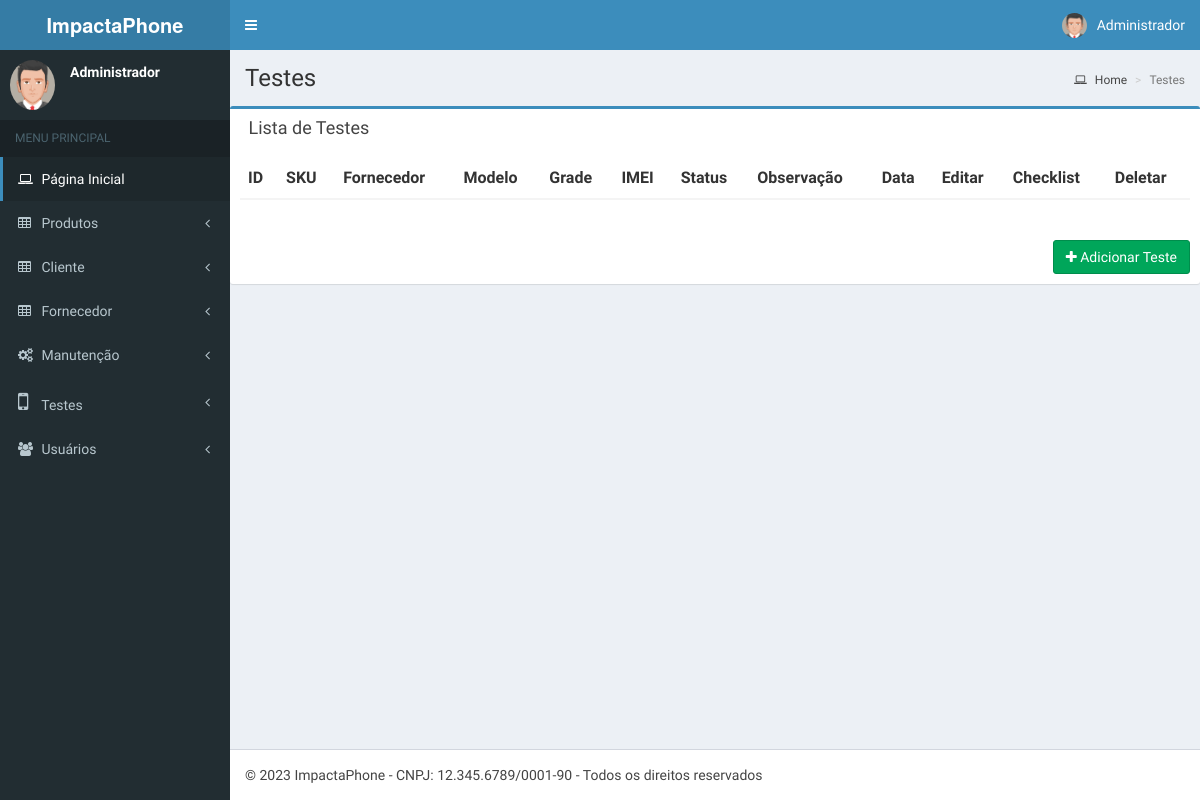
Page /interface/teste/index.php (signed in) on the earlier database version.
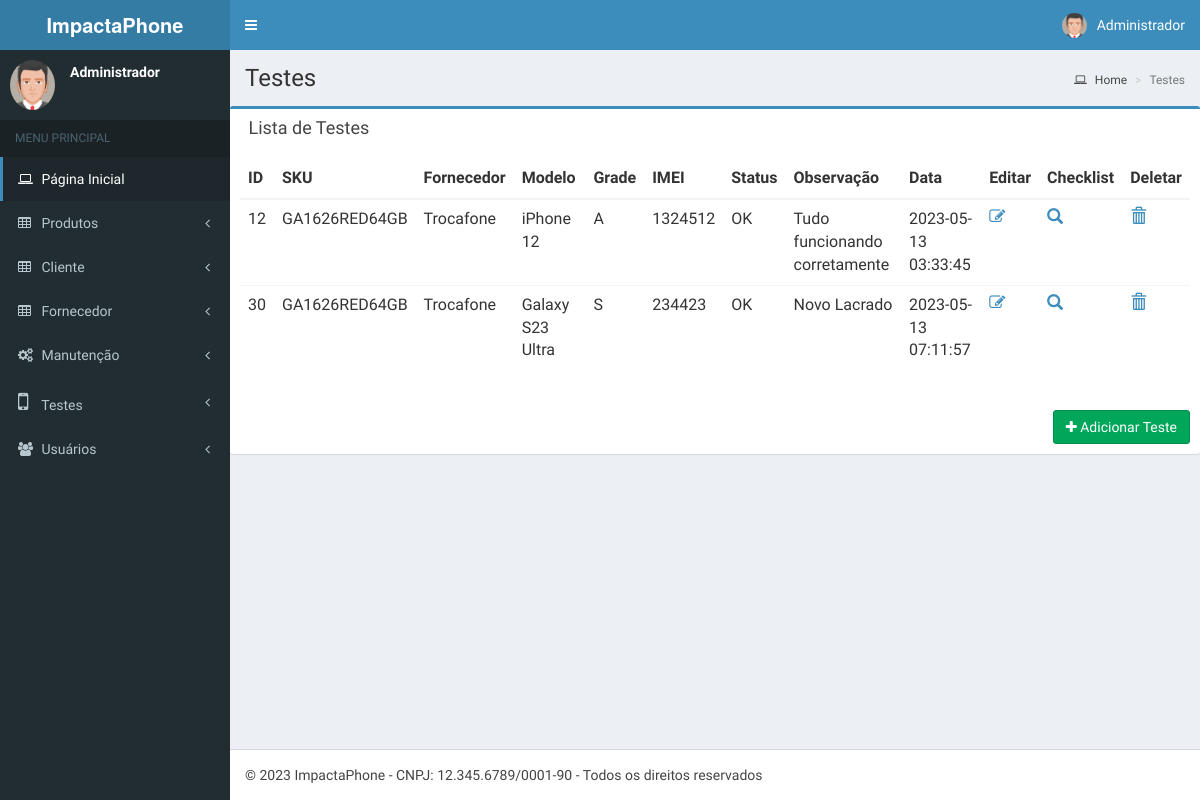
Same page on the later database version.
### tables this page shows
CREATE TABLE IF NOT EXISTS `teste` (
  `idTeste` int NOT NULL AUTO_INCREMENT,
  `ModeloTeste` varchar(100) NOT NULL,
  `GradeTeste` varchar(10) NOT NULL,
  `IMEITeste` varchar(50) NOT NULL,
  `StatusTeste` varchar(50) NOT NULL,
  `ObsTeste` varchar(50) NOT NULL,
  `Wifi` varchar(50) NOT NULL,
  `ConectorUSB` varchar(50) NOT NULL,
  `ConectorP2` varchar(50) NOT NULL,
  `Bateria` varchar(50) NOT NULL,
  `Display` varchar(50) NOT NULL,
  `Touch` varchar(50) NOT NULL,
  `Biometria` varchar(50) NOT NULL,
  `Botoes` varchar(50) NOT NULL,
  `Vibracall` varchar(50) NOT NULL,
  `CamT` varchar(50) NOT NULL,
  `CamF` varchar(50) NOT NULL,
  `Flash` varchar(50) NOT NULL,
  `Chip1` varchar(50) NOT NULL,
  `Chip2` varchar(50) NOT NULL,
  `AntRede` varchar(50) NOT NULL,
  `Mic1` varchar(50) NOT NULL,
  `Mic2` varchar(50) NOT NULL,
  `Sensor` varchar(50) NOT NULL,
  `VivaVoz` varchar(50) NOT NULL,
  `SiriGoogle` varchar(50) NOT NULL,
  `Carcaca` varchar(50) NOT NULL,
  `Tela` varchar(50) NOT NULL,
  `Traseira` varchar(50) NOT NULL,
  `TesteAtivo` int NOT NULL,
  `TestePublic` int NOT NULL,
  `Produto_CodRefProduto` int NOT NULL,
  `Fornecedor_idFornecedor` int NOT NULL,
  `Usuario_idUser` int NOT NULL,
  `DataTeste` timestamp NOT NULL DEFAULT CURRENT_TIMESTAMP,
  PRIMARY KEY (`idTeste`),
  KEY `fk_Teste_Produto1_idx` (`Produto_CodRefProduto`),
  KEY `fk_Teste_Fornecedor1_idx` (`Fornecedor_idFornecedor`),
  KEY `fk_Teste_Usuario1_idx` (`Usuario_idUser`)
);

CREATE TABLE IF NOT EXISTS `produtos` (
  `CodRefProduto` int NOT NULL AUTO_INCREMENT,
  `skuProduto` varchar(75) NOT NULL,
  `NomeProduto` varchar(75) NOT NULL,
  `Ativo` int NOT NULL,
  `PublicProduto` int NOT NULL,
  `Usuario_idUser` int NOT NULL,
  PRIMARY KEY (`CodRefProduto`),
  KEY `fk_Produto_Usuario_idx` (`Usuario_idUser`)
);

CREATE TABLE IF NOT EXISTS `fornecedor` (
  `idFornecedor` int NOT NULL AUTO_INCREMENT,
  `NomeFornecedor` varchar(75) NOT NULL,
  `CNPJFornecedor` varchar(75) NOT NULL,
  `EmailFornecedor` varchar(75) NOT NULL,
  `EnderecoFornecedor` varchar(75) NOT NULL,
  `TelefoneFornecedor` varchar(75) NOT NULL,
  `Public` int NOT NULL,
  `Ativo` int NOT NULL,
  `Usuario_idUser` int NOT NULL,
  PRIMARY KEY (`idFornecedor`),
  KEY `fk_Fornecedor_Usuario1_idx` (`Usuario_idUser`)
);

### App/Models/connect.php (called while the page is built, shortened)
<?php
class Connect{
	var $localhost = "localhost";
	var $root = "root";
	var $passwd = "";
	public function __construct()
	{
		$this->SQL = mysqli_connect($this->localhost, $this->root, $this->passwd);
	}
}

### App/Models/teste.class.php (the view, shortened to what the changed rows need)
<?php
   require_once 'connect.php';
   class Teste extends Connect{
   	public function index($value){
   		$this->query = "SELECT * FROM `teste`,`fornecedor`,`produtos` WHERE (`Fornecedor_idFornecedor` = `idFornecedor` AND `Produto_CodRefProduto` = `CodRefProduto`) AND `TestePublic` = '$value'";
   		$this->result = mysqli_query($this->SQL, $this->query) or die ( mysqli_error($this->SQL));
   		if($this->result){
        echo '<table class="table">
    <thead class="thead-inverse">
      <tr>
        <th>ID</th>
        <th>SKU</th>
        <th>Fornecedor</th>
        <th>Modelo</th>
        <th>Grade</th>
        <th>IMEI</th>
        <th>Status</th>
        <th>Observação</th>
        <th>Data</th>
        <th>Editar</th>
        <th>Checklist</th>
        <th>Deletar</th>
      </tr>
    </thead>
    <tbody>';
   			while ($row = mysqli_fetch_array($this->result)) {
          echo '<tr>';
          echo '<td>'.$row['idTeste'].'</td>
          <td>'.$row['skuProduto'].'</td>
          <td>'.$row['NomeFornecedor'].'</td>
          <td>'.$row['ModeloTeste'].'</td>
          <td>'.$row['GradeTeste'].'</td>
          <td>'.$row['IMEITeste'].'</td>
          <td>'.$row['StatusTeste'].'</td>
          <td>'.$row['ObsTeste'].'</td>
          <td>'.$row['DataTeste'].'</td>
          <td>
                <a href="editteste.php?q='.$row['idTeste'].'"><i class="fa fa-edit"></i></a>
          </td>
          <td>
                    <a href="" data-toggle="modal" data-target="#ModalChecklist'.$row['idTeste'].'">';
                    if($row['TestePublic'] == 0){echo '<i class="glyphicon glyphicon-search" aria-hidden="true"></i>';}else{ echo '<i class="glyphicon glyphicon-search" aria-hidden="true"></i>';}
                    echo '</a>
                    <div>
                    <form id="relatorioChecklist'.$row['idTeste'].'" name="relatorioChecklist'.$row['idTeste'].'" action="" method="" style="color:#000;">
                    <div class="modal fade" id="ModalChecklist'.$row['idTeste'].'" tabindex="-1" role="dialog" aria-labelledby="myModalLabel">
                            <b>Wifi:</b> '.$row['Wifi'].'
                            <b>Conector USB:</b> '.$row['ConectorUSB'].'
                            <b>Conector P2:</b> '.$row['ConectorP2'].'
                            <b>Bateria:</b> '.$row['Bateria'].'
                            <b>Display:</b> '.$row['Display'].'
                            <b>Touch:</b> '.$row['Touch'].'
                            <b>Biometria:</b> '.$row['Biometria'].'
                            <b>Botões:</b> '.$row['Botoes'].'
                            <b>Vibracall:</b> '.$row['Vibracall'].'
                            <b>Câmera Traseira:</b> '.$row['CamT'].'
                            <b>Câmera Frontal:</b> '.$row['CamF'].'
                            <b>Flash:</b> '.$row['Flash'].'
                            <b>Chip 1:</b> '.$row['Chip1'].'
                            <b>Chip 2:</b> '.$row['Chip2'].'
                            <b>Antena de Rede:</b> '.$row['AntRede'].'
                            <b>Mic 1:</b> '.$row['Mic1'].'
                            <b>Mic 2:</b> '.$row['Mic2'].'
                            <b>Sensor:</b> '.$row['Sensor'].'
                            <b>Viva-Voz:</b> '.$row['VivaVoz'].'
                            <b>Siri/Google:</b> '.$row['SiriGoogle'].'
                            <b>Carcaça:</b> '.$row['Carcaca'].'
                            <b>Tela:</b> '.$row['Tela'].'
                            <b>Traseira:</b> '.$row['Traseira'].'
                            <input type="hidden" id="idTeste" name="idTeste" value="'.$row['idTeste'].'">
                      </div>
                      </form></div>
          </td>
          <td>
                    <a href="" data-toggle="modal" data-target="#myModal'.$row['idTeste'].'">';
                    if($row['TestePublic'] == 0){echo '<i class="glyphicon glyphicon-trash" aria-hidden="true"></i>';}else{ echo '<i class="glyphicon glyphicon-trash" aria-hidden="true"></i>';}
                    echo '</a>
  <div>
    <form id="delTeste'.$row['idTeste'].'" name="delTeste'.$row['idTeste'].'" action="../../App/Database/delTeste.php" method="post" style="color:#000;">
    <div class="modal fade" id="myModal'.$row['idTeste'].'" tabindex="-1" role="dialog" aria-labelledby="myModalLabel">
      <div class="modal-dialog" role="document">
        <div class="modal-content">
          <div class="modal-header">
            <button type="button" class="close" data-dismiss="modal" aria-label="Close"><span aria-hidden="true">&times;</span></button>
            <h4 class="modal-title" id="myModalLabel">Você tem certeza que deseja deletar este item?</h4>
          </div>
          <div class="modal-body">
            Código: '.$row['idTeste'].' - '.$row['skuProduto'].' - '.$row['NomeFornecedor'].'
          </div>
          <input type="hidden" id="id" name="id" value="'.$row['idTeste'].'">
          <div class="modal-footer">
            <button type="submit" value="Cancelar" class="btn btn-default">Não</button>
            <button type="submit" name="update" value="Cadastrar" class="btn btn-primary">Sim</button>
          </div>
        </div>
      </div>
    </div>
    </form></div>
          </td>
            </tr>';
          }
          echo '</tbody>
  </table>';
        }
      }
}

Differences in the rows shown:
added teste: idTeste "12", produtos.skuProduto "GA1626RED64GB", fornecedor.NomeFornecedor "Trocafone", ModeloTeste "iPhone 12", GradeTeste "A", IMEITeste "1324512", StatusTeste "OK", ObsTeste "Tudo funcionando corretamente", DataTeste "2023-05-13 03:33:45", TestePublic 1 (drawn)
added teste: idTeste "30", produtos.skuProduto "GA1626RED64GB", fornecedor.NomeFornecedor "Trocafone", ModeloTeste "Galaxy S23 Ultra", GradeTeste "S", IMEITeste "234423", StatusTeste "OK", ObsTeste "Novo Lacrado", DataTeste "2023-05-13 07:11:57", TestePublic 1 (drawn)
